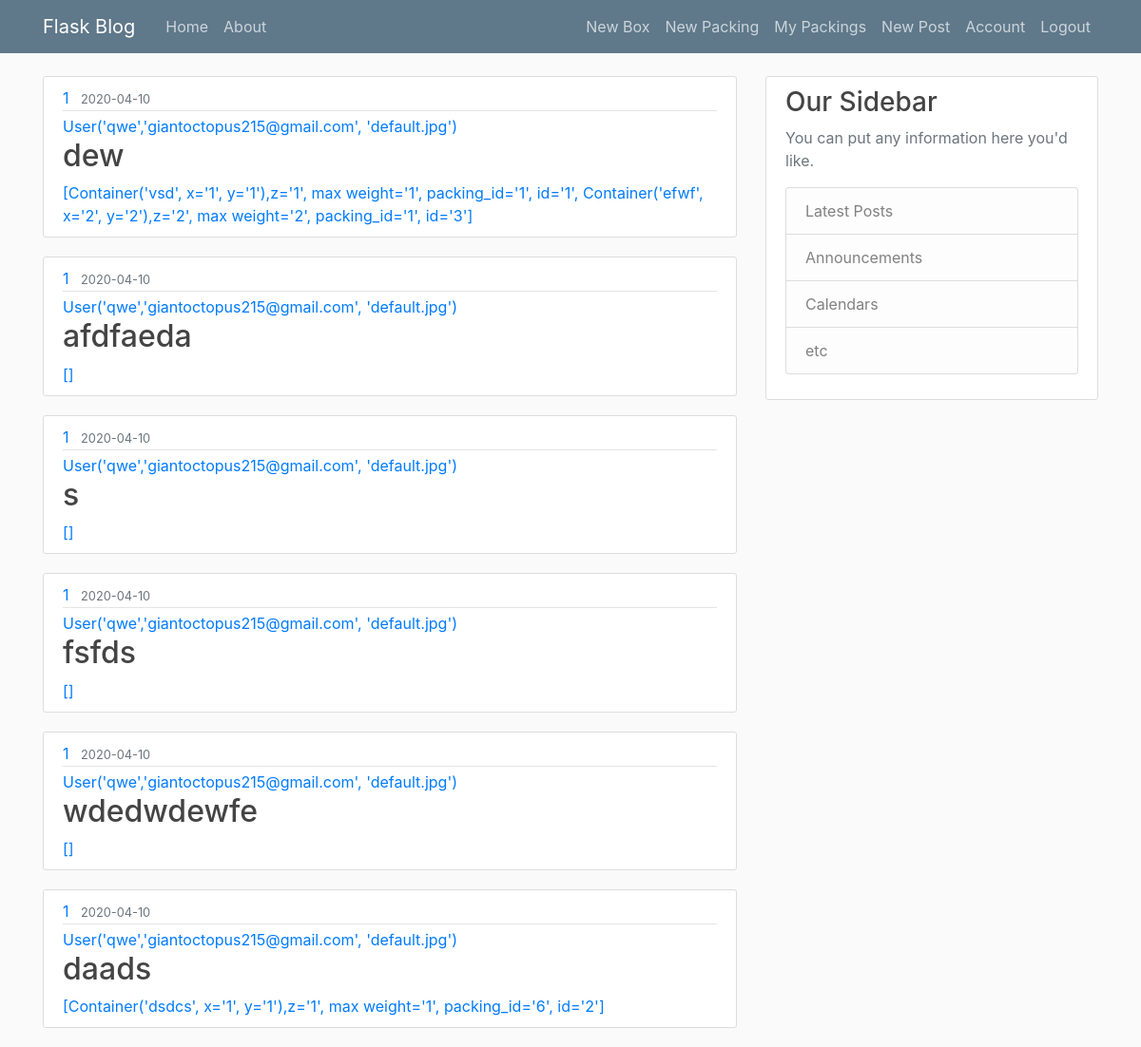
/packings/ (signed in), run on the app's committed database.
### flasksite/models.py (models this page shows, shortened)
class Packing(db.Model):
    id = db.Column(db.Integer, primary_key=True)
    name = db.Column(db.String(100), nullable=False)
    date_created = db.Column(db.DateTime, nullable=False, default=datetime.utcnow)
    user_id = db.Column(db.Integer, db.ForeignKey('user.id'), nullable=False)
    containers = db.relationship('Container', backref='packing', lazy=True)

class User(db.Model, UserMixin):
    id = db.Column(db.Integer, primary_key=True)
    username = db.Column(db.String(20), unique=True, nullable=False)
    email = db.Column(db.String(120), unique=True, nullable=False)
    image_file = db.Column(db.String(20), nullable=False, default='default.jpg')
    password = db.Column(db.String(60), nullable=False)
    posts = db.relationship('Post', backref='author', lazy=True)
    packings = db.relationship('Packing', backref='author', lazy=True)
    def __repr__(self):
        return f"User('{self.username}','{self.email}', '{self.image_file}')"

class Container(db.Model):
    id = db.Column(db.Integer, primary_key=True)
    name = db.Column(db.String(100), nullable=False)
    x = db.Column(db.Integer, nullable=False)
    y = db.Column(db.Integer, nullable=False)
    z = db.Column(db.Integer, nullable=False)
    max_weight = db.Column(db.Integer, nullable=False)
    packing_id = db.Column(db.Integer, db.ForeignKey('packing.id'), nullable=False)
    def __repr__(self):
        return f"Container('{self.name}', x='{self.x}', y='{self.y}')," \
               f"z='{self.z}', max weight='{self.max_weight}', packing_id='{self.packing_id}', id='{self.id}'"

### flasksite/routes.py (the view)
@app.route("/packings/")
def packings():
    packings = Packing.query.filter_by(user_id=current_user.id).all()
    return render_template('packings.html', packings=packings)

### flasksite/models.py (called while the page is built)
@login_manager.user_loader #decorator
def load_user(user_id):
    return User.query.get(int(user_id))

### flasksite/templates/packings.html
{% extends "layout.html" %}
{% block content %}
    {% for packing in packings %}
        <article class="media content-section">
            <div class="media-body">
                <div class="article-metadata">
                    <a class="mr-2" href="#">{{ packing.user_id }}</a>
                    <small class="text-muted">{{ packing.date_created.strftime('%Y-%m-%d') }}</small>
                </div>
                <a class="mr-2" href="#">{{ packing.author }}</a>
                <h2><a class="article-title" href="{{ url_for('packing', packing_id=packing.id) }}">{{ packing.name }}</a></h2>
                <a class="mr-2" href="#">{{ packing.containers }}</a>
            </div>
        </article>
    {% endfor %}
{% endblock %}

### flasksite/static/main.css (style rules this page uses)
body { background: #fafafa; color: #333333; margin-top: 5rem; }
h1, h2, h3, h4, h5, h6 { color: #444444; }
.content-section { background: #ffffff; padding: 10px 20px; border: 1px solid #dddddd; border-radius: 3px; margin-bottom: 20px; }
.article-title { color: #444444; }
.article-metadata { padding-bottom: 1px; margin-bottom: 4px; border-bottom: 1px solid #e3e3e3 }

### data on the page
Packing: user_id "1", date_created "2020-04-10", author "User('qwe','giantoctopus215@gmail.com', 'default.jpg')", name "dew", containers "[Container('vsd', x='1', y='1'),z='1', max weight='1', packing_id='1', id='1', Container('efwf', x='2', y='2'),z='2', max weight='2', packing_id='1', id='3']"
Packing: user_id "1", date_created "2020-04-10", author "User('qwe','giantoctopus215@gmail.com', 'default.jpg')", name "afdfaeda", containers "[]"
Packing: user_id "1", date_created "2020-04-10", author "User('qwe','giantoctopus215@gmail.com', 'default.jpg')", name "s", containers "[]"
Packing: user_id "1", date_created "2020-04-10", author "User('qwe','giantoctopus215@gmail.com', 'default.jpg')", name "fsfds", containers "[]"
Packing: user_id "1", date_created "2020-04-10", author "User('qwe','giantoctopus215@gmail.com', 'default.jpg')", name "wdedwdewfe", containers "[]"
Packing: user_id "1", date_created "2020-04-10", author "User('qwe','giantoctopus215@gmail.com', 'default.jpg')", name "daads", containers "[Container('dsdcs', x='1', y='1'),z='1', max weight='1', packing_id='6', id='2']"
